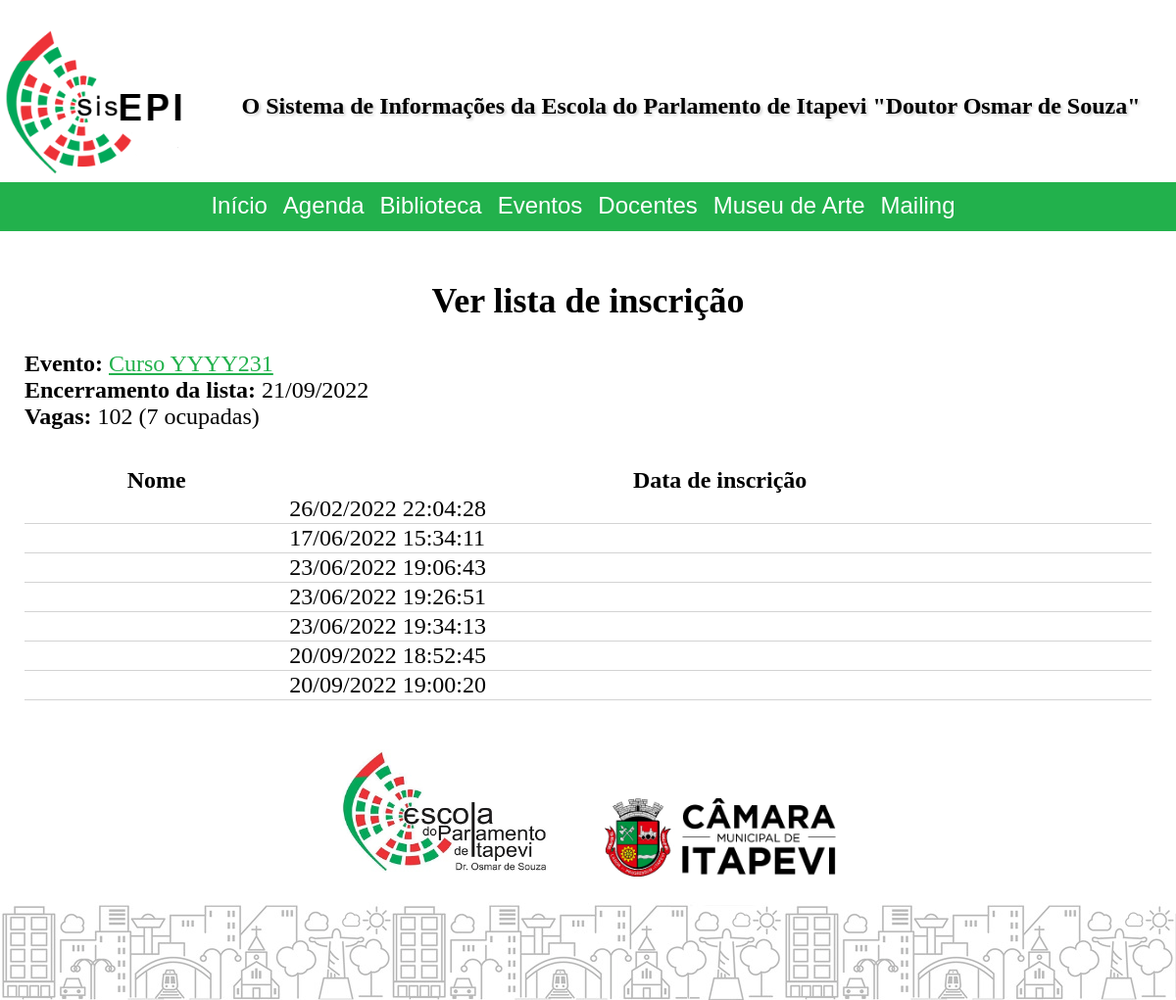
Page /public/index.php?cont=events&action=viewsubscriptionlist&eventId=2 on the committed database.
### tables this page shows
CREATE TABLE `events` (
  `id` int UNSIGNED NOT NULL,
  `name` varchar(120) DEFAULT 'Evento sem nome',
  `typeId` int NOT NULL,
  `subscriptionListNeeded` tinyint(1) DEFAULT NULL,
  `subscriptionListOpeningDate` date DEFAULT NULL,
  `subscriptionListClosureDate` date DEFAULT NULL,
  `maxSubscriptionNumber` int DEFAULT NULL,
  `allowLateSubscriptions` tinyint(1) NOT NULL DEFAULT '0',
  `posterImageAttachmentFileName` varchar(120) DEFAULT NULL,
  `responsibleForTheEvent` varchar(120) DEFAULT NULL,
  `customInfosJson` json DEFAULT NULL,
  `moreInfos` mediumtext,
  `certificateText` varchar(500) DEFAULT NULL,
  `certificateBgFile` varchar(255) DEFAULT NULL,
  `checklistId` int DEFAULT NULL,
  `surveyTemplateId` int UNSIGNED DEFAULT NULL,
  `subscriptionTemplateId` int NOT NULL
);

### public/model/database/database.php (called while the page is built, shortened)
<?php
function getDatabaseConfig()
{
	$configs = parse_ini_file($_SERVER['DOCUMENT_ROOT'] . "/sisepi_config.ini", true);
	return $configs['database'];
}
function getCryptoKey()
{
	return !empty(getenv("CRYPTO_KEY")) ? getenv("CRYPTO_KEY") : getDatabaseConfig()['crypto'];
}

### public/model/database/students.database.php (called while the page is built, shortened)
<?php
require_once("database.php");
function getEventSubscriptionListInfos($eventId, $optConnection = null)
{
	$conn = $optConnection ? $optConnection : createConnectionAsEditor();
	$dataRow = null;
	if($stmt = $conn->prepare("select id as eventId, name, subscriptionListNeeded, subscriptionListClosureDate, maxSubscriptionNumber from events where id = ?"))
	{
		$stmt->bind_param("i", $eventId);
		$stmt->execute();
		$results = $stmt->get_result();
		$dataRow = $results->fetch_assoc();
	}
	return $dataRow;
}
function getSubscriptionList($eventId, $optConnection = null)
{
	$conn = $optConnection ? $optConnection : createConnectionAsEditor();
	$__cryptoKey = getCryptoKey();
	$dataRows = null;
	if($stmt = $conn->prepare("SELECT id, eventId,
aes_decrypt(name, '$__cryptoKey') as name,
aes_decrypt(email, '$__cryptoKey') as email,
aes_decrypt(subscriptionDataJson, '$__cryptoKey') as subscriptionDataJson,
subscriptionDate
from subscriptionstudentsnew where eventId = ? order by subscriptionDate asc"))
	{
		$stmt->bind_param("i", $eventId);
		$stmt->execute();
		$results = $stmt->get_result();
		$dataRows = [];
		while ($row = $results->fetch_assoc())
			array_push($dataRows, $row);
	}
	return $dataRows;
}

### public/controller/events.controller.php (called while the page is built, shortened)
<?php
final class events extends BaseController
{
	public function viewsubscriptionlist()
	{
		require_once("model/database/students.database.php");
		$eventId = isset($_GET['eventId']) && is_numeric($_GET['eventId']) ? $_GET['eventId'] : null;
		$transformDataRowsArray = function() use ($eventId, &$listInfosDataRow)
		{
			$conn = createConnectionAsEditor();
			$input = getSubscriptionList($eventId, $conn);
			$listInfosDataRow = getEventSubscriptionListInfos($eventId, $conn);
			$conn->close();
			$output = [];
			foreach ($input as $row)
			{
				$subscriptionData = json_decode($row['subscriptionDataJson']);
				$socialName = isset($subscriptionData) ? Data\getSubscriptionInfoFromDataObject($subscriptionData, "socialName") : null;
				$newRow = [];
				$newRow["id"] = $row["id"];
				$newRow["eventId"] = $row["eventId"];
				$newRow["Nome"] = $row["name"] . ($socialName ? " (" . $socialName . ")" : "");
				$newRow["Data de inscrição"] = date_format(date_create($row["subscriptionDate"]), "d/m/Y H:i:s");
				array_push($output, $newRow);
			}
			return $output;
		};
		$dataRows = $transformDataRowsArray();
	}
}

### public/includes/URL/URLGenerator.php (called while the page is built, shortened)
<?php
abstract class URLGenerator
{
	public static bool $useFriendlyURL;
	private static function appendQueryString($queryString = null, $directFileAccess = false)
	{
		$qsFinal = "";
		if (!empty($qsFinal))
			return self::$useFriendlyURL || $directFileAccess ? "?$qsFinal" : "&$qsFinal";
		else
			return "";
	}
	public static function generateSystemURL($controller, $action = "home", $id = null, $queryString = null)
	{
		$url = self::$useFriendlyURL ? self::URLBase . "/public/$controller/$action" : self::URLBase . "/public/index.php?cont=$controller&action=$action";
		if (!empty($id))
			$url .= self::$useFriendlyURL ? "/$id" : "&id=$id";
		$url .= self::appendQueryString($queryString);
		return $url;
	}
}

### public/view/events.viewsubscriptionlist.view.php (the view, shortened to what this page needs)
<?php
if(count($dataRows) > 0)
{
?>
<div class="viewDataFrame">
	<label>Evento: </label><a href="<?php echo URL\URLGenerator::generateSystemURL("events", "view", $listInfosDataRow["eventId"]); ?>"><?php echo hsc($listInfosDataRow["name"]); ?></a> <br/>
	<label>Encerramento da lista: </label><?php echo date_format(date_create($listInfosDataRow["subscriptionListClosureDate"]), "d/m/Y"); ?> <br/>
	<label>Vagas: </label><?php echo $listInfosDataRow["maxSubscriptionNumber"]; ?> (<?php echo count($dataRows); ?> ocupadas)
</div>
<br/>
<?php }
else
{
	echo "Lista vazia.";
}
?>

### public/sisepi_public.css (style rules this page uses)
body { background-color: white; color: black; font-size: x-large; margin: 0; }
a { color: #22B14C }
.viewDataFrame { margin-top: 10px; margin-bottom: 10px; }
.viewDataFrame label { font-weight: bold; }

### rows in the picture
events: name "Curso YYYY231", subscriptionListClosureDate "21/09/2022", maxSubscriptionNumber "102"

### other values in the picture
$this->subtitle "Ver lista de inscrição"
count($dataRows) "7"
$column "Nome"
$column "Data de inscrição"
formatCellContent($value) "26/02/2022 22:04:28"
formatCellContent($value) "17/06/2022 15:34:11"
formatCellContent($value) "23/06/2022 19:06:43"
formatCellContent($value) "23/06/2022 19:26:51"
formatCellContent($value) "23/06/2022 19:34:13"
formatCellContent($value) "20/09/2022 18:52:45"
formatCellContent($value) "20/09/2022 19:00:20"
